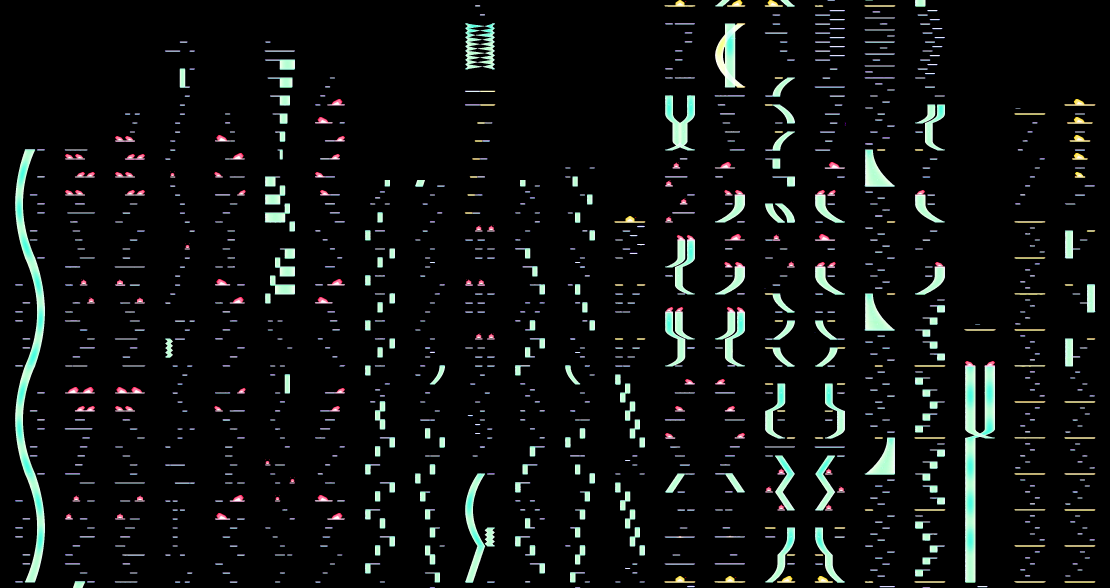
#> input picture data/image/data205mst.png, 4440 x 2352 px (shown at 1/4 size)
$ python main.py
#> lines starting #> are read from the running program, lines starting #| are printed output that depends on the picture; after the words box and inside, x2 and y2 are one past the last pixel; in counts of white or black regions, pixels touching at a corner belong together
import cv2  #OpenCVのインポート
import json
import collections as cl

data205 = [
    3,3,3,3,
    3,3,3,3,
    3,3,3,4,
    4,4,4,3,
    3,3,3,4,
    4,4,4,3,
    3,3,3,5,
    3,3,3,4,
    3,3,3,4,
    3,3,4,3,3,
    3,3,3,4,
    3,3,3,4,
    3,3,4,
    4,4,4,4,
    4,4,4,4,
    4,4,4,4,
    4,4,4,4,
    4,4,4,4,
    4,4,4,4,
    4,3,
    3,3,3,4,
    3,3,3,5
]
data155 = [
    4,
    4,4,4,4,
    6,7,
    3,3,4,4,4,
    4,1,4,4,
    4,4,4,4,
    4,4,4,4,
    4,4,4,4,
    4,4,4,4,
    4,4,4,4,
    4,4,4,4,
    4,4,4,4,
    4,4,4,4,
    4,4,4,4,
    4,4,4,4,
    4,4,4,4,
    4,4,4,4,
    4,4,4,4,
    4,4,4,4,
    1,2,1,2,3,
    12,4,
    4,4,4,4,
    4,4,4,6,1,
    4,4,4,4,
    4,4,4,4,
    4,4,4,4,
    4,4,4,4,
    4,4,4,4,
    4,4,4,4,
    4,4,4,4,
    4,4,4,
    4,4,4,4,
    4,4,4,4,
    4,4,4,4
]
data154 = [
    4,4,4,4,
    4,4,4,4,
    4,4,4,4,
    4,4,4,4,
    4,4,4,4,
    4,4,4,4,
    4,4,4,4,
    4,4,4,4,
    4,4,4,4,
    4,4,4,4,
    4,4,
    3,3,3,2,
    3,3,3,2,
    3,3,3,2,
    3,3,3,2,
    3,3,3,2,
    3,3,3,2,
    4,4,
    4,4,4,4,
    4,4,4,4,
    4,4,4,4,
    4,4,4,4,
    4,4,4,4,
    4,4,4,4,
    4,4,4,4,
    4,4,4,4,
    4,4,4,4,
    4,4,4,4,
    4,4,4,4,
    4,4,4,4,
    4,4,4,4,
    4,4,4,4,
    4,4,4,4,
    4,4,4,4
]
data153 = [
    4,
    4,4,4,4,
    4,4,4,4,
    4,4,4,4,
    4,4,4,4,
    4,4,4,4,
    4,4,4,4,
    4,4,4,4,
    4,4,4,4,4,
    4,4,4,4,
    4,4,4,4,
    4,4,4,4,
    4,4,4,4,
    4,4,4,4,
    4,4,4,4,
    4,4,4,4,
    4,4,4,4,
    4,4,4,4,
    4,4,4,4,
    4,4,4,4,
    4,4,4,4,
    4,4,4,4,
    4,4,4,4,
    4,4,4,4,
    4,4,4,4,
    4,4,
    4,4,4,4,
    4,4,4,4,
    4,4,4,4,
    4,4,4,4,
    4,4,4,4,
    4,4,4,4,
    4,4,4,4,
    4,4,4,4,
    4,4,4,4,
    4,4,4,4,
    4,4,4,4,
    4,4,4,4,
    4,4,4,4,
    4,4,4
]
data122 = [
    4,4,4,4,
    4,4,4,4,
    4,4,
    4,4,4,4,
    4,4,4,4,
    4,4,4,4,
    4,4,4,4,
    4,4,4,4,
    4,4,4,4,
    4,4,4,4,
    4,4,4,4,
    4,4,4,4,
    4,4,4,4,
    4,4,4,4,
    4,4,4,4,
    4,4,4,4,
    4,4,
    4,4,4,4,
    4,4,4,4,
    4,4,4,4,
    4,4,4,4,
    4,4,4,4,
    4,4,4,4,
    4,4,4,4,
    4,4,4,4,
    4,4,4,4,
    4,4,4,4,
    4,4,4,4,
    4,4,4,4,
    4,4,4,4,
    4,4,4,4,
    4,4,4,4,
    4,4,4,4
]
data107 = [
    5,
    4,5,5,5,
    4,4,4,2,
    4,4,4,4,
    4,4,4,4,
    4,4,4,4,
    4,4,4,4,
    4,4,4,4,
    4,4,4,4,
    4,4,4,4,
    4,4,4,4,
    4,4,4,4,
    4,4,4,4,
    4,4,4,4,
    4,4,4,4,
    4,4,4,4,
    4,4,4,4,
    4,4,4,4,
    4,4,4,4,
    4,4,4,4,
    4,6,5,
    4,4,
    4,4,4,4,
    4,4,4,4,
    4,4
]
data087 = [
    4,4,4,4,
    4,4,4,4,
    4,4,4,4,
    4,4,4,4,
    4,4,4,4,
    3,3,3,3,4,4,
    4,4,4,4,
    4,4,4,4,
    4,4,4,4,
    4,4,4,4,
    6,6,
    6,6,
    6,6,
    6,6,4,4,
    4,4,4,4,
    4,4,4,4,
    4,4,4,4,
    4,4,4,4,
    4,4,4,4,
    4,3,4,3,
    4,3,4,4,
    4,4,4,4,4,
    4,4,4,4,
    4,4,4,4,
    4,4,4,4,
    4,4,4,4,
    4,4,4,4,
    4,4,4,4,
    4,4,4,4,
    4,4,4,4,
    4,4,4,4,
    4,4,4,4,
    4,4,4,4,
    4,4,4,4
]
data004 = [
    4,4,4,4,
    4,4,4,4,
    4,4,4,4,
    4,4,4,4,
    4,4,4,4,
    4,4,4,4,
    4,4,4,4,
    4,4,4,4,
    4,4,4,4,
    4,4,4,4,
    4,4,4,4,
    4,4,4,4,
    4,4,4,4,
    4,4,4,4,
    4,4,4,4,
    4,4,4,4,
    4,4,4,4,
    4,4,4,4,
    4,4,4,4,
    4,4,4,4,
    4,4,4,4,
    4,4,4,4,
    4,4,4,4,
    4,4,4,4,
    4,4,4,4,
    4,4,4,4,
    4,4,4,4,
    4,4,4,4,
    4,4,4,4,
    4,4,4,4,
    4,4,4,4,
    4,4,4,4,
    4,4,4,4,
    4,4,4,4,
    4,4,4,4,
    4
]
datas205={}
datas155={}
datas154={}
datas153={}
datas122={}
datas107={}
datas087={}
datas004={}

img="image/data205mst.png" #開く画像ファイル名
threshold=127 #二値化閾値
img_color= cv2.imread(img) #画像を読み出しオブジェクトimg_colorに代入
#> img_color is the input picture: shape (2352, 4440, 3); mean B, G, R 14.8, 15.8, 13.4
img_gray = cv2.imread(img,cv2.IMREAD_GRAYSCALE) #画像をグレースケールで読み出しオブジェクトimg_grayに代入
#> img_gray: shape (2352, 4440); min 0, max 255, mean 14.9
img_h,img_w,_=img_color.shape
#> img_h = 2352; img_w = 4440
i=0
count=0
Xpx=201
Ypx=146-2
xpx1=0
xpx2=0
n=0
m=0
c=1
while i<int(img_w/Xpx):
    xpx1=Xpx*i
    xpx2=Xpx*(i+1)
    l=0
    ypx1=0
    ypx2=0
    while l<int(img_h/Ypx):
        if i==0:
            ypx1 = img_h-22-(Ypx*(l+1))
            ypx2 = img_h-22-(Ypx*l)
        else :
            ypx1 = img_h-27-(Ypx*(l+1))
            ypx2 = img_h-27-(Ypx*l)
        img_g = img_gray[ypx1:ypx2,xpx1:xpx2]
        # img_c = img_color[ypx1:ypx2,xpx1:xpx2]
        ret, img_binary= cv2.threshold(img_g, threshold, 127, cv2.THRESH_BINARY) #オブジェクトimg_grayを閾値threshold(127)で二値化しimg_binaryに代入
        contours, hierarchy = cv2.findContours(img_binary, cv2.RETR_TREE, cv2.CHAIN_APPROX_SIMPLE) #img_binaryを輪郭抽出
        # cv2.drawContours(img_c, contours, -1, (0,0,255), 2) #抽出した輪郭を赤色でimg_colorに重ね書き
        count+=len(contours)
        if(len(contours)!=0):
            if(c==1):
                datas205[m]=len(contours)
            else:
                datas205[m]+=len(contours)
            c+=1
            if(data205[m]<c):
                c=1
                m+=1
        l+=1
    i+=1
    print(count)
#> img_binary: shape (144, 201); every value is 0
#> after the loop, c = 1; count = 1265; datas205 = 86 items; i = 22; m = 86
print(count) #抽出した輪郭の個数を表示する
#| 1265

img="image/data155mst.png" #開く画像ファイル名
threshold=127 #二値化閾値
img_color= cv2.imread(img) #画像を読み出しオブジェクトimg_colorに代入
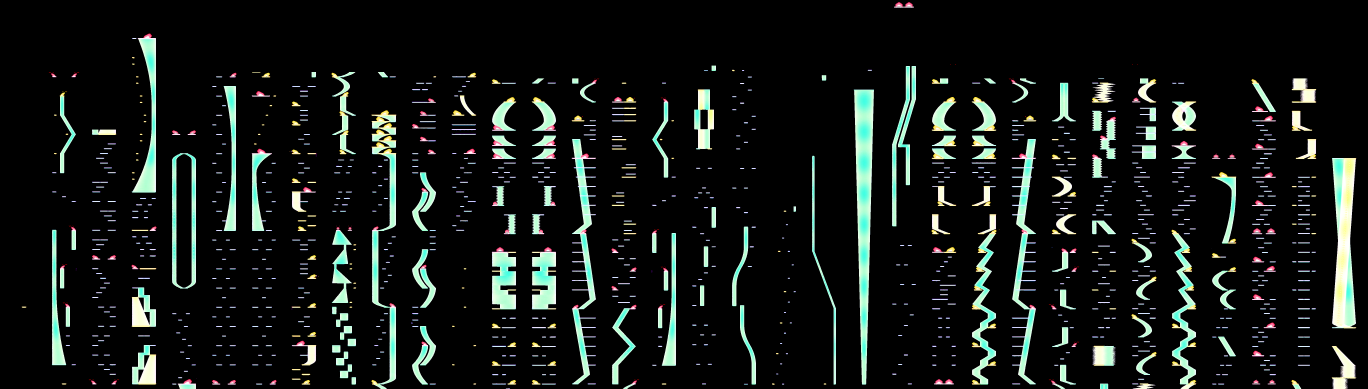
#> input picture data/image/data155mst.png, 6840 x 1944 px (shown at 1/5 size)
#> img_color is the input picture: shape (1944, 6840, 3); mean B, G, R 22.1, 24.5, 20.2
img_gray = cv2.imread(img,cv2.IMREAD_GRAYSCALE) #画像をグレースケールで読み出しオブジェクトimg_grayに代入
#> img_gray: shape (1944, 6840); min 0, max 255, mean 22.9
img_h,img_w,_=img_color.shape
#> img_h = 1944; img_w = 6840
i=0
count=0
Xpx=201
Ypx=99-2
xpx1=0
xpx2=0
n=0
m=0
c=1
while i<int(img_w/Xpx):
    xpx1=Xpx*i
    xpx2=Xpx*(i+1)
    l=0
    ypx1=0
    ypx2=0
    while l<int(img_h/Ypx):
        if i==0:
            ypx1 = img_h-22-(Ypx*(l+1))
            ypx2 = img_h-22-(Ypx*l)
        else :
            ypx1 = img_h-27-(Ypx*(l+1))
            ypx2 = img_h-27-(Ypx*l)
        img_g = img_gray[ypx1:ypx2,xpx1:xpx2]
        # img_c = img_color[ypx1:ypx2,xpx1:xpx2]
        ret, img_binary= cv2.threshold(img_g, threshold, 127, cv2.THRESH_BINARY) #オブジェクトimg_grayを閾値threshold(127)で二値化しimg_binaryに代入
        contours, hierarchy = cv2.findContours(img_binary, cv2.RETR_TREE, cv2.CHAIN_APPROX_SIMPLE) #img_binaryを輪郭抽出
        # cv2.drawContours(img_c, contours, -1, (0,0,255), 2) #抽出した輪郭を赤色でimg_colorに重ね書き
        count+=len(contours)
        if(len(contours)!=0):
            if(c==1):
                datas155[m]=len(contours)
            else:
                datas155[m]+=len(contours)
            c+=1
            if(data155[m]<c):
                c=1
                m+=1
        l+=1
    i+=1
    print(count)
#> after the loop, c = 4; count = 1422; datas155 = 131 items; i = 34; m = 130
print(count) #抽出した輪郭の個数を表示する
#| 1422

img="image/data154mst.png" #開く画像ファイル名
threshold=127 #二値化閾値
img_color= cv2.imread(img) #画像を読み出しオブジェクトimg_colorに代入
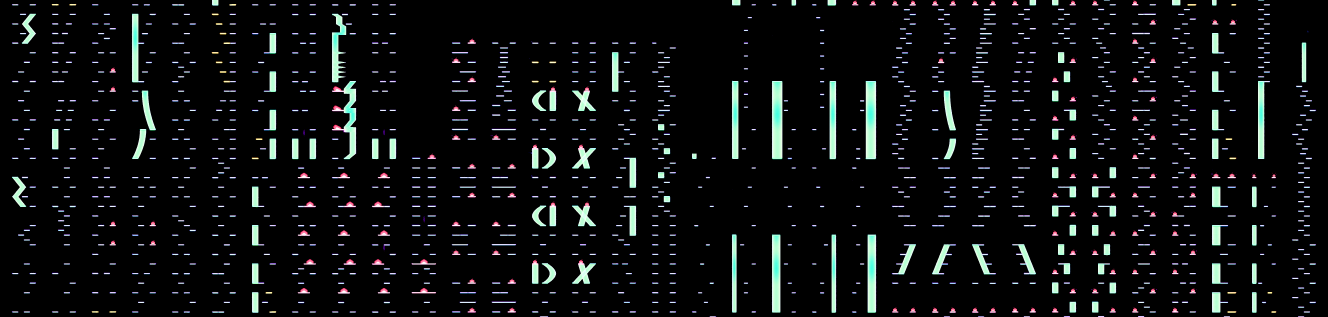
#> input picture data/image/data154mst.png, 6640 x 1584 px (shown at 1/5 size)
#> img_color is the input picture: shape (1584, 6640, 3); mean B, G, R 16.2, 15.8, 14
img_gray = cv2.imread(img,cv2.IMREAD_GRAYSCALE) #画像をグレースケールで読み出しオブジェクトimg_grayに代入
#> img_gray: shape (1584, 6640); min 0, max 255, mean 15.3
img_h,img_w,_=img_color.shape
#> img_h = 1584; img_w = 6640
i=0
count=0
Xpx=201
Ypx=99-2
xpx1=0
xpx2=0
n=0
m=0
c=1
while i<int(img_w/Xpx):
    xpx1=Xpx*i
    xpx2=Xpx*(i+1)
    l=0
    ypx1=0
    ypx2=0
    while l<int(img_h/Ypx):
        if i==0:
            ypx1 = img_h-22-(Ypx*(l+1))
            ypx2 = img_h-22-(Ypx*l)
        else :
            ypx1 = img_h-27-(Ypx*(l+1))
            ypx2 = img_h-27-(Ypx*l)
        img_g = img_gray[ypx1:ypx2,xpx1:xpx2]
        # img_c = img_color[ypx1:ypx2,xpx1:xpx2]
        ret, img_binary= cv2.threshold(img_g, threshold, 127, cv2.THRESH_BINARY) #オブジェクトimg_grayを閾値threshold(127)で二値化しimg_binaryに代入
        contours, hierarchy = cv2.findContours(img_binary, cv2.RETR_TREE, cv2.CHAIN_APPROX_SIMPLE) #img_binaryを輪郭抽出
        # cv2.drawContours(img_c, contours, -1, (0,0,255), 2) #抽出した輪郭を赤色でimg_colorに重ね書き
        count+=len(contours)
        if(len(contours)!=0):
            if(c==1):
                datas154[m]=len(contours)
            else:
                datas154[m]+=len(contours)
            c+=1
            if(data154[m]<c):
                c=1
                m+=1
        l+=1
    i+=1
    print(count)
#> img_binary: shape (97, 201); every value is 0
#> after the loop, c = 2; count = 1668; datas154 = 132 items; i = 33; m = 131
print(count) #抽出した輪郭の個数を表示する
#| 1668

img="image/data153mst.png" #開く画像ファイル名
threshold=127 #二値化閾値
img_color= cv2.imread(img) #画像を読み出しオブジェクトimg_colorに代入
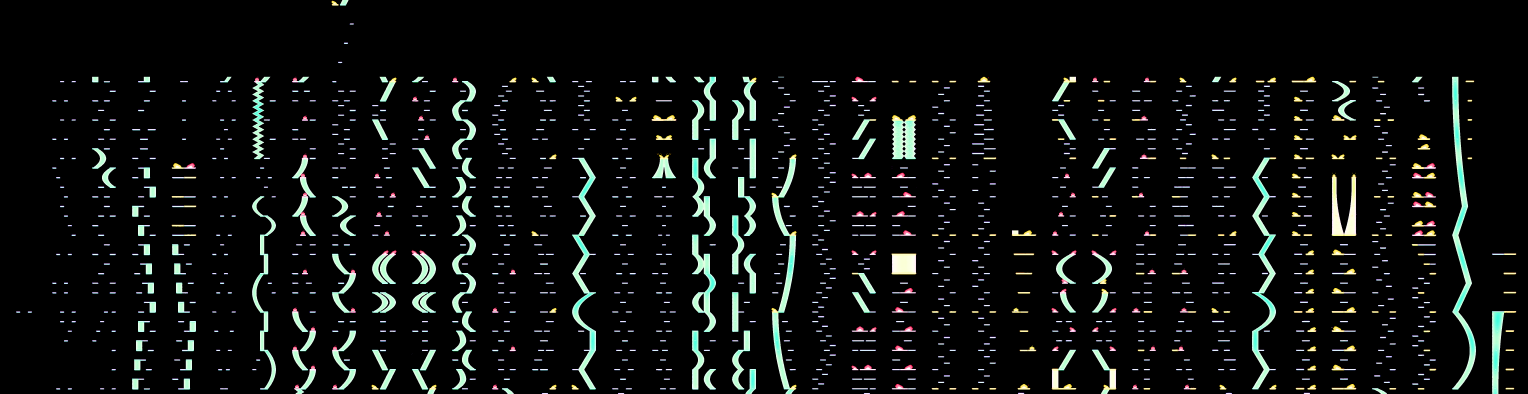
#> input picture data/image/data153mst.png, 7640 x 1968 px (shown at 1/5 size)
#> img_color is the input picture: shape (1968, 7640, 3); mean B, G, R 15.3, 16.6, 14.4
img_gray = cv2.imread(img,cv2.IMREAD_GRAYSCALE) #画像をグレースケールで読み出しオブジェクトimg_grayに代入
#> img_gray: shape (1968, 7640); min 0, max 255, mean 15.8
img_h,img_w,_=img_color.shape
#> img_h = 1968; img_w = 7640
i=0
count=0
Xpx=201
Ypx=99-2
xpx1=0
xpx2=0
n=0
m=0
c=1
while i<int(img_w/Xpx):
    xpx1=Xpx*i
    xpx2=Xpx*(i+1)
    l=0
    ypx1=0
    ypx2=0
    while l<int(img_h/Ypx):
        if i==0:
            ypx1 = img_h-22-(Ypx*(l+1))
            ypx2 = img_h-22-(Ypx*l)
        else :
            ypx1 = img_h-27-(Ypx*(l+1))
            ypx2 = img_h-27-(Ypx*l)
        img_g = img_gray[ypx1:ypx2,xpx1:xpx2]
        # img_c = img_color[ypx1:ypx2,xpx1:xpx2]
        ret, img_binary= cv2.threshold(img_g, threshold, 127, cv2.THRESH_BINARY) #オブジェクトimg_grayを閾値threshold(127)で二値化しimg_binaryに代入
        contours, hierarchy = cv2.findContours(img_binary, cv2.RETR_TREE, cv2.CHAIN_APPROX_SIMPLE) #img_binaryを輪郭抽出
        # cv2.drawContours(img_c, contours, -1, (0,0,255), 2) #抽出した輪郭を赤色でimg_colorに重ね書き
        count+=len(contours)
        if(len(contours)!=0):
            if(c==1):
                datas153[m]=len(contours)
            else:
                datas153[m]+=len(contours)
            c+=1
            if(data153[m]<c):
                c=1
                m+=1
        l+=1
    i+=1
    print(count)
print(count) #抽出した輪郭の個数を表示する
#| 1747

img="image/data122mst.png" #開く画像ファイル名
threshold=127 #二値化閾値
img_color= cv2.imread(img) #画像を読み出しオブジェクトimg_colorに代入
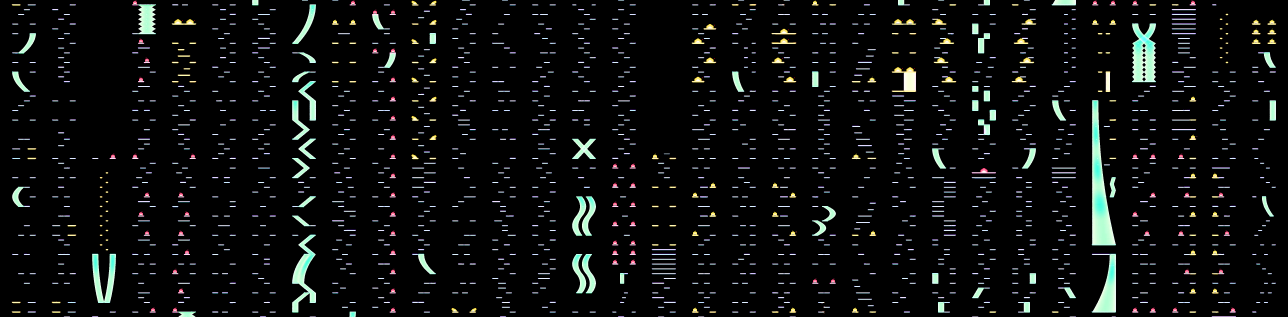
#> input picture data/image/data122mst.png, 6440 x 1584 px (shown at 1/5 size)
#> img_color is the input picture: shape (1584, 6440, 3); mean B, G, R 13.7, 14.2, 12.8
img_gray = cv2.imread(img,cv2.IMREAD_GRAYSCALE) #画像をグレースケールで読み出しオブジェクトimg_grayに代入
#> img_gray: shape (1584, 6440); min 0, max 255, mean 13.7
img_h,img_w,_=img_color.shape
i=0
count=0
Xpx=201
Ypx=99-2
xpx1=0
xpx2=0
n=0
m=0
c=1
while i<int(img_w/Xpx):
    xpx1=Xpx*i
    xpx2=Xpx*(i+1)
    l=0
    ypx1=0
    ypx2=0
    while l<int(img_h/Ypx):
        if i==0:
            ypx1 = img_h-22-(Ypx*(l+1))
            ypx2 = img_h-22-(Ypx*l)
        else :
            ypx1 = img_h-27-(Ypx*(l+1))
            ypx2 = img_h-27-(Ypx*l)
        img_g = img_gray[ypx1:ypx2,xpx1:xpx2]
        # img_c = img_color[ypx1:ypx2,xpx1:xpx2]
        ret, img_binary= cv2.threshold(img_g, threshold, 127, cv2.THRESH_BINARY) #オブジェクトimg_grayを閾値threshold(127)で二値化しimg_binaryに代入
        contours, hierarchy = cv2.findContours(img_binary, cv2.RETR_TREE, cv2.CHAIN_APPROX_SIMPLE) #img_binaryを輪郭抽出
        # cv2.drawContours(img_c, contours, -1, (0,0,255), 2) #抽出した輪郭を赤色でimg_colorに重ね書き
        count+=len(contours)
        if(len(contours)!=0):
            if(c==1):
                datas122[m]=len(contours)
            else:
                datas122[m]+=len(contours)
            c+=1
            if(data122[m]<c):
                c=1
                m+=1
        l+=1
    i+=1
    print(count)
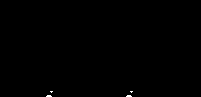
#> img_binary: shape (97, 201); values 0 (black) and 127 (white), 0.14% white in thin lines or dots, all inside (x1, y1, x2, y2) = (46, 91, 133, 97)
print(count) #抽出した輪郭の個数を表示する
#| 1948

img="image/data107mst.png" #開く画像ファイル名
threshold=127 #二値化閾値
img_color= cv2.imread(img) #画像を読み出しオブジェクトimg_colorに代入
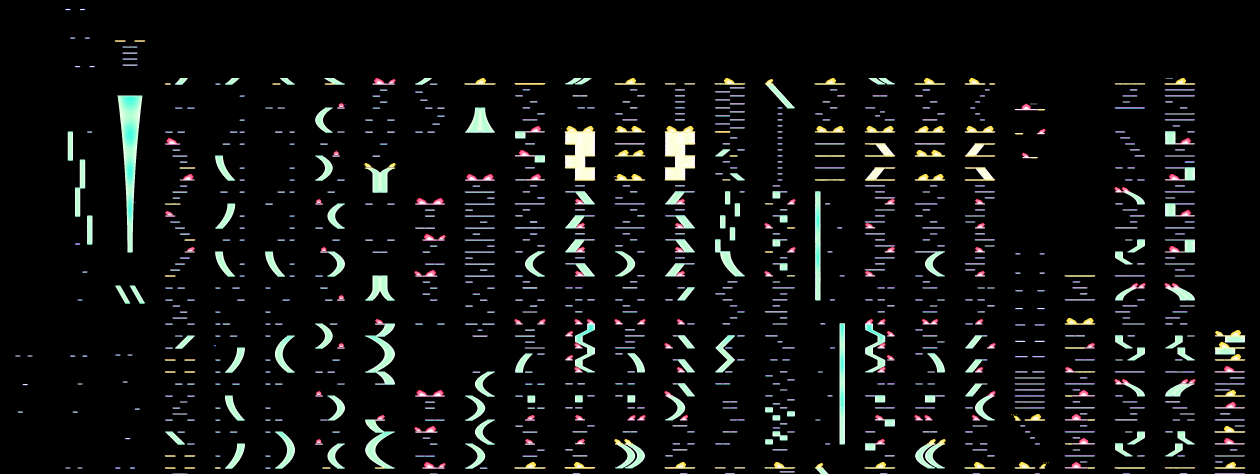
#> input picture data/image/data107mst.png, 5040 x 1896 px (shown at 1/4 size)
#> img_color is the input picture: shape (1896, 5040, 3); mean B, G, R 15, 15.9, 14.8
img_gray = cv2.imread(img,cv2.IMREAD_GRAYSCALE) #画像をグレースケールで読み出しオブジェクトimg_grayに代入
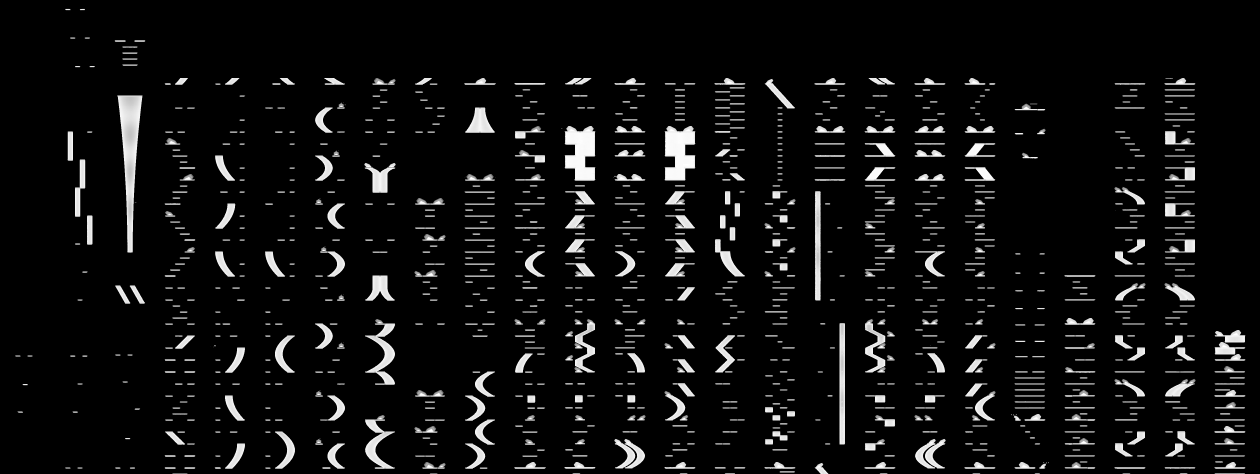
#> img_gray: shape (1896, 5040) (shown at 1/4 size); min 0, max 255, mean 15.4
img_h,img_w,_=img_color.shape
i=0
count=0
Xpx=201
Ypx=114-2
xpx1=0
xpx2=0
n=0
m=0
c=1
while i<int(img_w/Xpx):
    xpx1=Xpx*i
    xpx2=Xpx*(i+1)
    l=0
    ypx1=0
    ypx2=0
    while l<int(img_h/Ypx):
        if i==0:
            ypx1 = img_h-22-(Ypx*(l+1))
            ypx2 = img_h-22-(Ypx*l)
        else :
            ypx1 = img_h-27-(Ypx*(l+1))
            ypx2 = img_h-27-(Ypx*l)
        img_g = img_gray[ypx1:ypx2,xpx1:xpx2]
        # img_c = img_color[ypx1:ypx2,xpx1:xpx2]
        ret, img_binary= cv2.threshold(img_g, threshold, 127, cv2.THRESH_BINARY) #オブジェクトimg_grayを閾値threshold(127)で二値化しimg_binaryに代入
        contours, hierarchy = cv2.findContours(img_binary, cv2.RETR_TREE, cv2.CHAIN_APPROX_SIMPLE) #img_binaryを輪郭抽出
        # cv2.drawContours(img_c, contours, -1, (0,0,255), 2) #抽出した輪郭を赤色でimg_colorに重ね書き
        count+=len(contours)
        if(len(contours)!=0):
            if(c==1):
                datas107[m]=len(contours)
            else:
                datas107[m]+=len(contours)
            c+=1
            if(data107[m]<c):
                c=1
                m+=1
        l+=1
    i+=1
    print(count)
#> img_binary: shape (112, 201); every value is 0
print(count) #抽出した輪郭の個数を表示する
#| 1121

img="image/data087mst.png" #開く画像ファイル名
threshold=127 #二値化閾値
img_color= cv2.imread(img) #画像を読み出しオブジェクトimg_colorに代入
img_gray = cv2.imread(img,cv2.IMREAD_GRAYSCALE) #画像をグレースケールで読み出しオブジェクトimg_grayに代入
#> (the run stopped early here; a loop or call above may not have finished)
